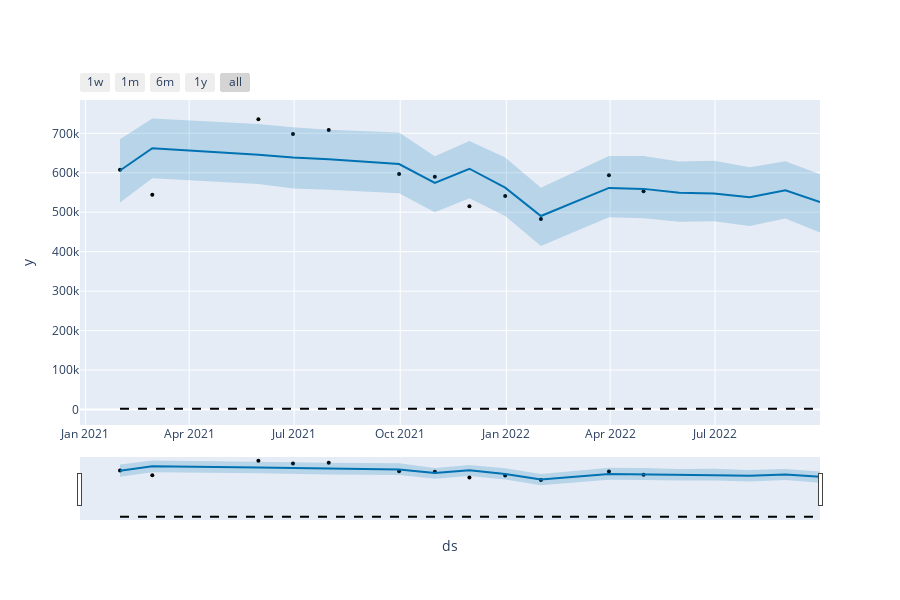

The cell this chart's notebook holds for it:
### Code cell
from prophet.plot import plot_plotly, plot_components_plotly

plot_plotly(m, forecast)
